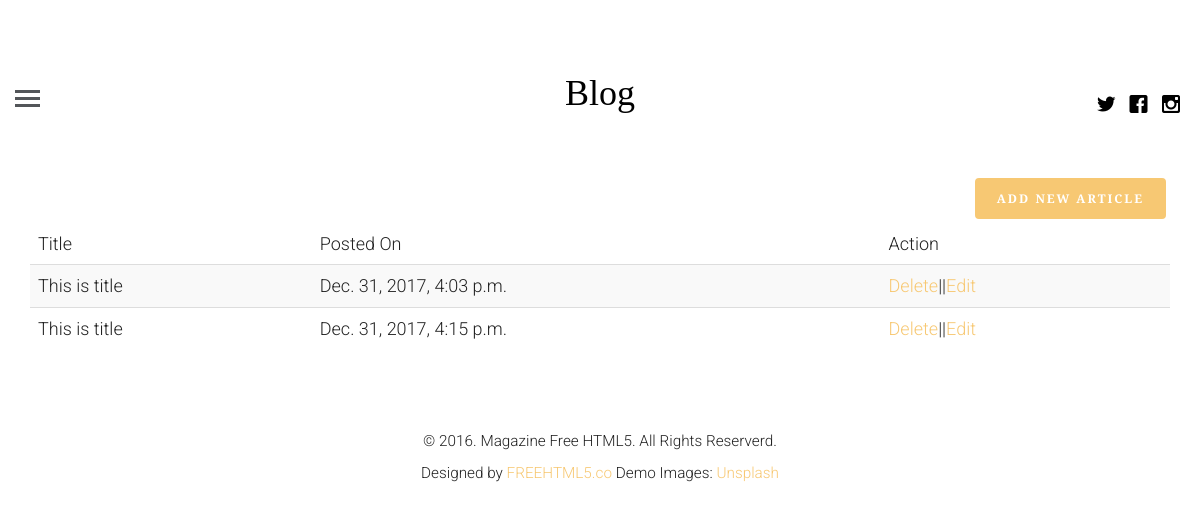
The app's page /profile (signed in) with its own data.
### blogapp/models.py (models this page shows, shortened)
class article(models.Model):
    article_author = models.ForeignKey(author, on_delete=models.CASCADE)
    title = models.CharField(max_length=200)
    body = models.TextField()
    image = models.FileField()
    posted_on = models.DateTimeField(auto_now=False, auto_now_add=True)
    updated_on = models.DateTimeField(auto_now=True, auto_now_add=False)
    category = models.ForeignKey(category, on_delete=models.CASCADE)

### blogapp/views.py (the view, shortened to what this page needs)
# urls.py: path('profile', views.getProfile, name="profile"),
def getProfile(request):
    if request.user.is_authenticated:
        user = get_object_or_404(User, id=request.user.id)
        author_profile = author.objects.filter(name=user.id)
        if author_profile:
            authorUser = get_object_or_404(author, name=request.user.id)
            post = article.objects.filter(article_author=authorUser.id)
            return render(request, 'logged_in_profile.html', {"post": post, "user": authorUser})
    else:
        return redirect('blog:login')

### templates/logged_in_profile.html (shortened to what this page needs)
{% extends 'base.html' %}
{% block content %}
    <div class="container">
        <a href="{% url 'blog:create' %}" class="btn btn-primary pull pull-right">Add new article</a>
    <table class="table table-striped">
        <thead>
        <tr>
            <td>Title</td>
            <td>Posted On</td>
            <td>Action</td>
        </tr>
        </thead>
        <tbody>
        {% for p in post %}
            <tr>
                <td>{{ p.title }}</td>
                <td>{{ p.posted_on }}</td>
                <td><a href="{% url 'blog:delete' pid=p.id %}">Delete</a>||<a href="{% url 'blog:update' pid=p.id %}">Edit</a></td>
            </tr>
        {% endfor %}
        </tbody>
</table>
    </div>
{% endblock %}

### blogapp/static/css/style.css (style rules this page uses)
html { background: #fff; }
body { font-family: "Roboto", arial, sans-serif; font-size: 18px; font-weight: 300; line-height: 1.8; color: #222; background: #fff; }
a { color: #f7c873; -webkit-transition: 0.5s; -o-transition: 0.5s; transition: 0.5s; }
.btn { margin-right: 4px; margin-bottom: 4px; font-family: "Playfair Display", times, serif; font-size: 12px; letter-spacing: 2px; text-transform: uppercase; font-weight: 700; -webkit-border-radius: 4px; -moz-border-radius: 4px; -ms-border-radius: 4px; border-radius: 4px; -webkit-transition: 0.5s; -o-transition: 0.5s; transition: 0.5s; }
.btn-primary { background: #f7c873; color: #fff; border: 2px solid #f7c873; }

### records on screen
article: title "This is title", posted_on "Dec. 31, 2017, 4:03 p.m."
article: title "This is title", posted_on "Dec. 31, 2017, 4:15 p.m."
